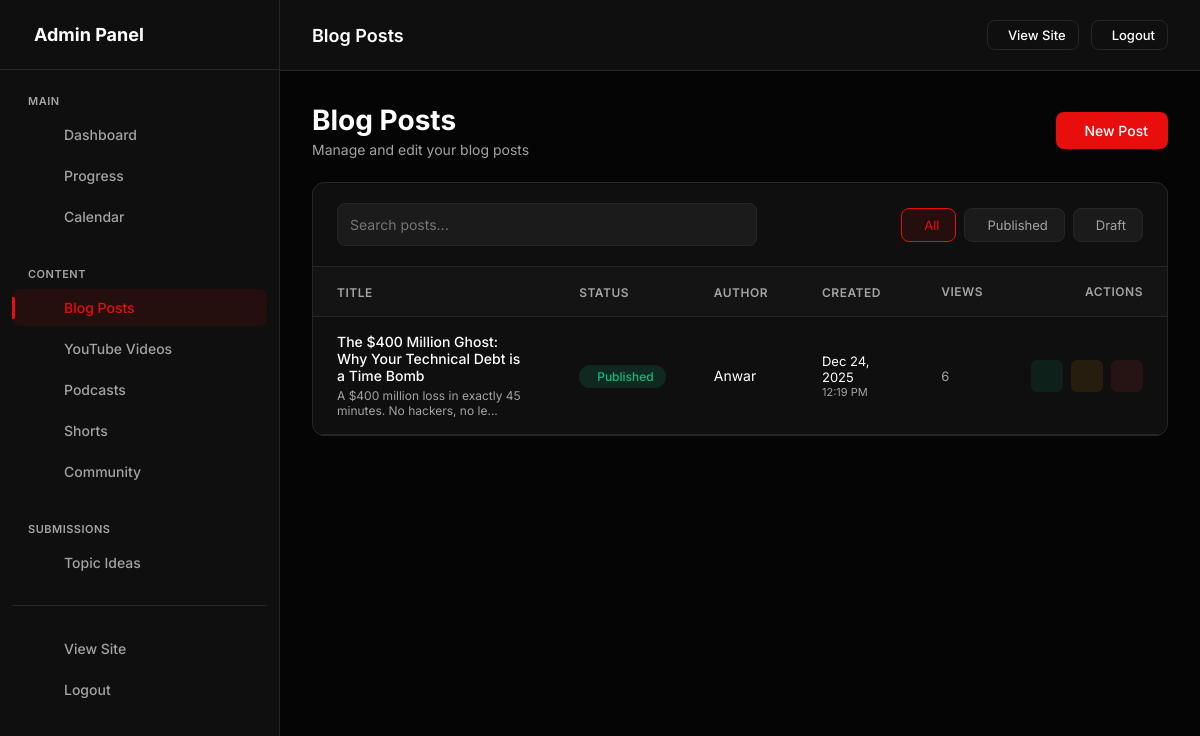
The app's page /admin/blog (signed in), older data.
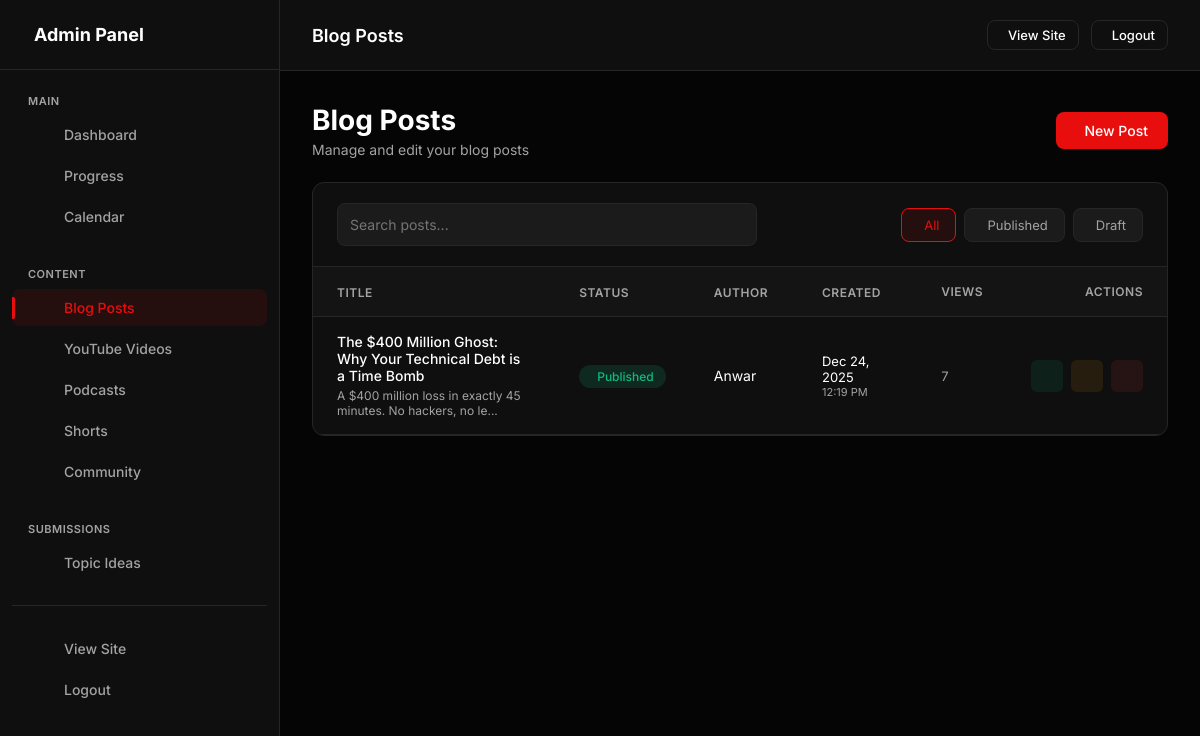
The same page, newer data.
### models.py (models this page shows, shortened)
class BlogPost(db.Model):
    __tablename__ = 'blog_posts'
    id = db.Column(db.Integer, primary_key=True)
    title = db.Column(db.String(200), nullable=False)
    slug = db.Column(db.String(200), unique=True, nullable=False, index=True)
    excerpt = db.Column(db.Text)
    content = db.Column(db.Text, nullable=False)
    featured_image = db.Column(db.String(500))
    author = db.Column(db.String(100), default='Cryptasium Team')
    published = db.Column(db.Boolean, default=False, index=True)
    created_at = db.Column(db.DateTime, default=datetime.utcnow, index=True)
    updated_at = db.Column(db.DateTime, default=datetime.utcnow, onupdate=datetime.utcnow)
    views = db.Column(db.Integer, default=0)
    likes = db.Column(db.Integer, default=0)

### app.py (the view)
    @app.route('/admin/blog')
    @admin_required
    def admin_blog_list():
        posts = BlogPost.query.order_by(BlogPost.created_at.desc()).all()
        ideas_count = TopicIdea.query.filter_by(reviewed=False).count()
        return render_template('admin/blog_list.html', posts=posts, ideas_count=ideas_count)

### templates/admin/blog_list.html (shortened to what this page needs)
{% extends "admin/base.html" %}
{% block page_title %}Blog Posts{% endblock %}
{% block content %}
<div class="page-header">
    <div>
        <h1 class="page-title">Blog Posts</h1>
        <p style="color: var(--text-muted); font-size: 14px; margin-top: 4px;">Manage and edit your blog posts</p>
    </div>
    <div class="page-actions">
        <a href="{{ url_for('admin_blog_new') }}" class="btn btn-primary">
            New Post
        </a>
            </div>
        </div>
<div class="filament-table-container">
    <div class="table-header">
        <div class="table-search">
            <input type="text" id="searchInput" placeholder="Search posts..." onkeyup="filterTable()">
                </div>
        <div class="table-filters">
            <button class="filter-btn active" data-filter="all" onclick="filterByStatus('all')">
                All
            </button>
            <button class="filter-btn" data-filter="published" onclick="filterByStatus('published')">
                Published
            </button>
            <button class="filter-btn" data-filter="draft" onclick="filterByStatus('draft')">
                Draft
            </button>
                    </div>
                </div>
    <div class="table-wrapper">
        <table class="filament-table">
            <thead>
                <tr>
                    <th class="sortable" onclick="sortTable(0)">
                        Title
                    </th>
                    <th class="sortable" onclick="sortTable(1)">
                        Status
                    </th>
                    <th class="sortable hide-mobile" onclick="sortTable(2)">
                        Author
                    </th>
                    <th class="sortable hide-mobile" onclick="sortTable(3)">
                        Created
                    </th>
                    <th class="hide-mobile">Views</th>
                    <th style="text-align: right;">Actions</th>
                </tr>
            </thead>
            <tbody id="tableBody">
                {% for post in posts %}
                <tr data-status="{% if post.published %}published{% else %}draft{% endif %}" data-title="{{ post.title|lower }}" data-author="{{ post.author|lower if post.author else '' }}">
                    <td>
                        <div style="font-weight: 500; margin-bottom: 4px;">{{ post.title }}</div>
                        <div style="font-size: 12px; color: var(--text-muted);">{{ post.excerpt[:60] if post.excerpt else (post.content[:60] if post.content else 'No excerpt') }}...</div>
                    </td>
                    <td>
                        <span class="status-badge {% if post.published %}published{% else %}draft{% endif %}" id="status-{{ post.id }}">
                            {% if post.published %}Published{% else %}Draft{% endif %}
                        </span>
                    </td>
                    <td class="hide-mobile">{{ post.author or 'Cryptasium Team' }}</td>
                    <td class="hide-mobile">
                        <div style="font-size: 13px;">{{ post.created_at.strftime('%b %d, %Y') if post.created_at else 'N/A' }}</div>
                        <div style="font-size: 11px; color: var(--text-muted);">{{ post.created_at.strftime('%I:%M %p') if post.created_at else '' }}</div>
                    </td>
                    <td class="hide-mobile">
                        <span style="color: var(--text-muted); font-size: 13px;">{{ post.views or 0 }}</span>
                    </td>
                    <td>
                        <div class="action-buttons" style="justify-content: flex-end;">
                            <button class="action-btn toggle" onclick="togglePublish({{ post.id }}, {{ 'true' if post.published else 'false' }})" title="Toggle Publish">
                            </button>
                            <a href="{{ url_for('admin_blog_edit', id=post.id) }}" class="action-btn edit" title="Edit">
                            </a>
                            <form method="POST" action="{{ url_for('admin_blog_delete', id=post.id) }}" style="display: inline;" onsubmit="return confirm('Are you sure you want to delete this post?');">
                                <button type="submit" class="action-btn delete" title="Delete">
                                </button>
                    </form>
                </div>
                    </td>
                </tr>
            {% endfor %}
            </tbody>
        </table>
    </div>
</div>
{% endblock %}

### templates/admin/base.html (shortened to what this page needs)
<!DOCTYPE html>
<html lang="en">
<head>
</head>
<body>
    {% if session.get('admin_logged_in') %}
    <div class="admin-layout">
        <aside class="admin-sidebar" id="adminSidebar">
            <div class="sidebar-header">
                <h2> Admin Panel</h2>
            </div>
            <nav class="sidebar-nav">
                <div class="nav-group">
                    <div class="nav-group-label">Main</div>
                    <a href="{{ url_for('admin_dashboard') }}" class="nav-item" data-route="dashboard"><span>Dashboard</span></a>
                    <a href="{{ url_for('admin_progress') }}" class="nav-item" data-route="progress"><span>Progress</span></a>
                    <a href="{{ url_for('admin_calendar') }}" class="nav-item" data-route="calendar"><span>Calendar</span></a>
                </div>
                <div class="nav-group">
                    <div class="nav-group-label">Content</div>
                    <a href="{{ url_for('admin_blog_list') }}" class="nav-item" data-route="blog"><span>Blog Posts</span></a>
                    <a href="{{ url_for('admin_youtube_list') }}" class="nav-item" data-route="youtube"><span>YouTube Videos</span></a>
                    <a href="{{ url_for('admin_podcast_list') }}" class="nav-item" data-route="podcast"><span>Podcasts</span></a>
                    <a href="{{ url_for('admin_shorts_list') }}" class="nav-item" data-route="shorts"><span>Shorts</span></a>
                    <a href="{{ url_for('admin_community_list') }}" class="nav-item" data-route="community"><span>Community</span></a>
                </div>
                <div class="nav-group">
                    <div class="nav-group-label">Submissions</div>
                    <a href="{{ url_for('admin_ideas_list') }}" class="nav-item" data-route="ideas">
                        <span>Topic Ideas</span>
                    </a>
                </div>
                <div class="nav-group" style="margin-top: auto; padding-top: 24px; border-top: 1px solid var(--border);">
                    <a href="{{ url_for('index') }}" class="nav-item"><span>View Site</span></a>
                    <a href="{{ url_for('admin_logout') }}" class="nav-item"><span>Logout</span></a>
                </div>
            </nav>
        </aside>
        <div class="admin-main">
            <header class="admin-header">
                <div>
                    <h1 style="font-size: 18px; font-weight: 600;">{% block page_title %}Admin Panel{% endblock %}</h1>
                </div>
                <div style="display: flex; gap: 12px; align-items: center;">
                    <a href="{{ url_for('index') }}" class="btn btn-outline btn-sm">View Site</a>
                    <a href="{{ url_for('admin_logout') }}" class="btn btn-outline btn-sm">Logout</a>
                </div>
            </header>
            <main class="admin-content">
                {% block content %}{% endblock %}
            </main>
        </div>
    </div>
    {% endif %}
</body>
</html>

Row changes from the older to the newer data that the page shows:
changed BlogPost "The $400 Million Ghost: Why Your Technical Debt is a Time Bomb": views "6" → "7"
